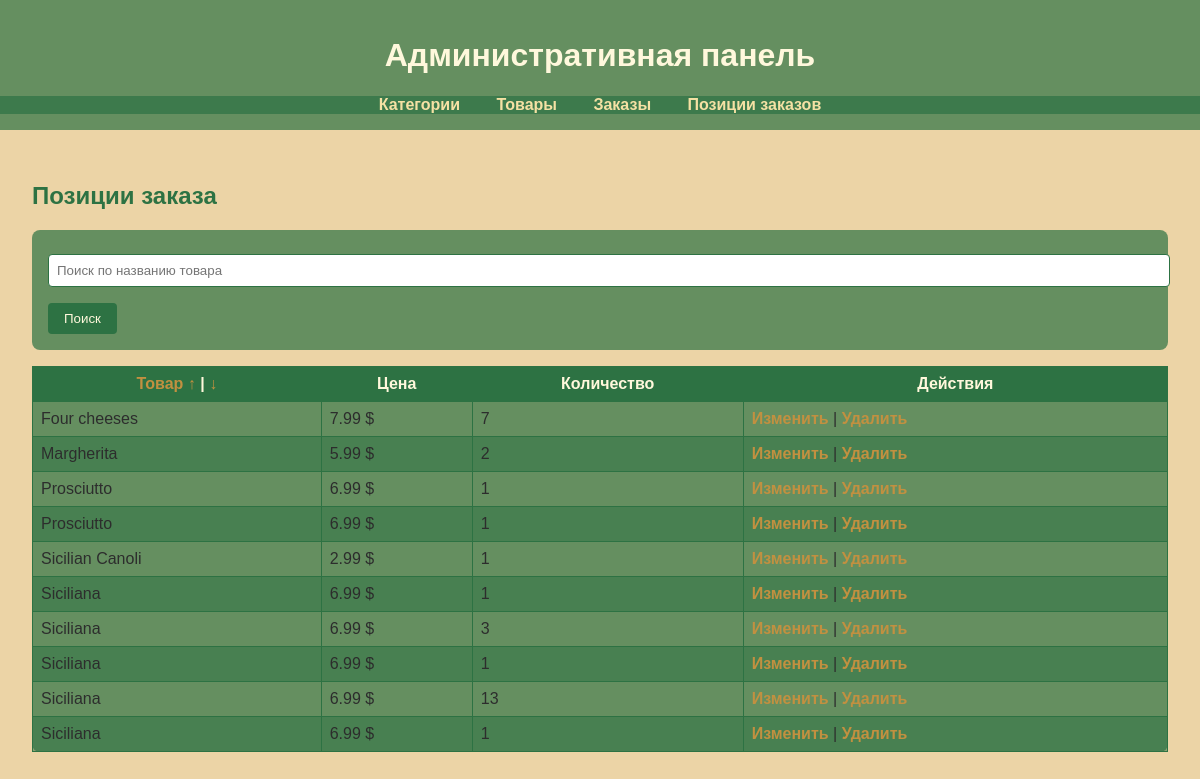
The page /admin_panel/orderitems/ (signed in) on the database its author committed.
### orders/models.py (models this page shows, shortened)
class OrderItem(models.Model):
    order = models.ForeignKey(Order, related_name='items', on_delete=models.CASCADE)
    product = models.ForeignKey(Product, related_name='order_items', on_delete=models.PROTECT)
    price = models.DecimalField(max_digits=10, decimal_places=2)
    currency = models.CharField(max_length=10)
    quantity = models.PositiveIntegerField(default=1)
    measurement = models.CharField(max_length=200)

### shop/models.py (models this page shows, shortened)
class Product(models.Model):
    category = models.ForeignKey(
        Category,
        related_name='products',
        on_delete=models.SET_NULL,
        null=True
    )
    name = models.CharField(max_length=200, db_index=True)
    slug = models.SlugField(max_length=200, db_index=True)
    image = models.ImageField(upload_to='products/%Y/%m/%d', blank=True)
    description = models.TextField(blank=True)
    price = models.DecimalField(max_digits=10, decimal_places=2)
    currency = models.CharField(max_length=10)
    quantity = models.IntegerField()
    measurement = models.CharField(max_length=200)
    stock = models.PositiveIntegerField()
    available = models.BooleanField(default=True)
    is_new = models.BooleanField(default=False)
    created = models.DateTimeField(auto_now_add=True)
    updated = models.DateTimeField(auto_now=True)

### admin_panel/views.py (the view)
# urls.py: path('orderitems/', views.orderitem_list, name='orderitem_list'),
@user_passes_test(is_staff)
def orderitem_list(request):
    sort = request.GET.get('sort', 'product__name')
    query = request.GET.get('q')
    orderitems = OrderItem.objects.all()
    if query:
        orderitems = orderitems.filter(product__name__icontains=query)
    orderitems = orderitems.order_by(sort)
    return render(request, 'admin_panel/tables/orderitem/orderitem_list.html', {'orderitems': orderitems})

### admin_panel/views.py (called while the page is built)
def is_staff(user):
    return user.is_authenticated and user.is_staff

### admin_panel/templates/admin_panel/tables/orderitem/orderitem_list.html
{% extends 'admin_panel/base.html' %}
{% block content %}
<h2>Позиции заказа</h2>
<form method="GET" action="{% url 'orderitem_list' %}">
    <input type="text" name="q" placeholder="Поиск по названию товара" value="{{ request.GET.q }}">
    <button type="submit">Поиск</button>
</form>
<table>
    <thead>
        <tr>
            <th><a href="?sort=product__name">Товар ↑</a> | <a href="?sort=-product__name">↓</a></th>
            <th>Цена</th>
            <th>Количество</th>
            <th>Действия</th>
        </tr>
    </thead>
    <tbody>
        {% for orderitem in orderitems %}
        <tr>
            <td>{{ orderitem.product.name }}</td>
            <td>{{ orderitem.price }} {{ orderitem.currency }}</td>
            <td>{{ orderitem.quantity }}</td>
            <td>
                <a href="{% url 'orderitem_update' orderitem.id %}">Изменить</a> |
                <a href="{% url 'orderitem_delete' orderitem.id %}">Удалить</a>
            </td>
        </tr>
        {% endfor %}
    </tbody>
</table>
{% endblock %}

### static/css/admin.css (style rules this page uses)
body { font-family: Arial, sans-serif; background-color: #ECD4A6; color: #2D2D2D; margin: 0; padding: 0; }
h2, h3 { color: #2D7243; text-shadow: none; }
form { background-color: rgba(45, 114, 67, 0.7); padding: 1rem; border-radius: 8px; color: #FFF8DC; }
input[type="text"], input[type="file"], textarea, input[type="number"], select { width: 100%; padding: 0.5rem; margin-top: 0.5rem; border: 1px solid #2D7243; border-radius: 4px; color: #2D2D2D; }
button, input[type="submit"] { padding: 0.5rem 1rem; background-color: #2D7243; color: #FFF8DC; border: none; border-radius: 4px; cursor: pointer; margin-top: 1rem; }
table { width: 100%; border-collapse: collapse; margin-top: 1rem; background-color: rgba(45, 114, 67, 0.7); color: #2D2D2D; border-radius: 8px; }
table th, table td { padding: 0.5rem; border: 1px solid #2D7243; }
table th { background-color: #2D7243; color: #FFF8DC; }
table tr:nth-child(even) { background-color: rgba(45, 114, 67, 0.5); }
a { color: #C29040; text-decoration: none; font-weight: bold; transition: color 0.3s ease, background-color 0.3s ease; }

### rows shown on the page
OrderItem: product.name "Four cheeses", price "7.99", currency "$", quantity "7"
OrderItem: product.name "Margherita", price "5.99", currency "$", quantity "2"
OrderItem: product.name "Prosciutto", price "6.99", currency "$", quantity "1"
OrderItem: product.name "Prosciutto", price "6.99", currency "$", quantity "1"
OrderItem: product.name "Sicilian Canoli", price "2.99", currency "$", quantity "1"
OrderItem: product.name "Siciliana", price "6.99", currency "$", quantity "1"
OrderItem: product.name "Siciliana", price "6.99", currency "$", quantity "3"
OrderItem: product.name "Siciliana", price "6.99", currency "$", quantity "1"
OrderItem: product.name "Siciliana", price "6.99", currency "$", quantity "13"
OrderItem: product.name "Siciliana", price "6.99", currency "$", quantity "1"
